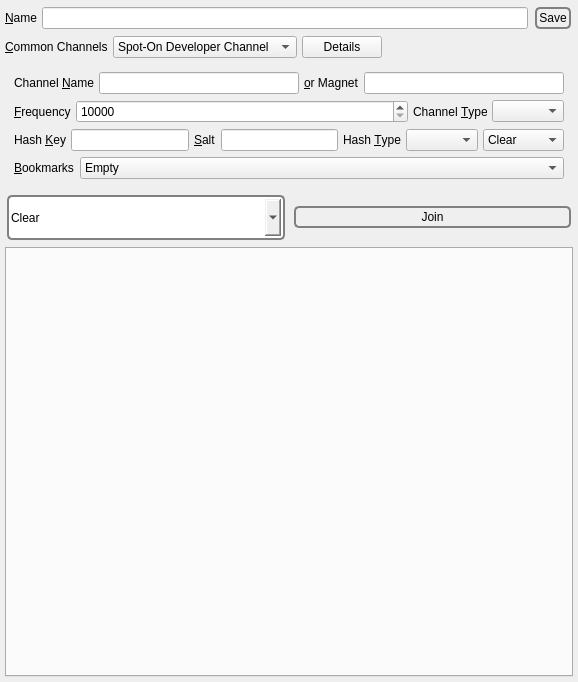
          <widget class="QWidget" name="scrollAreaWidgetContents_5">
           <property name="geometry">
            <rect>
             <x>0</x>
             <y>0</y>
             <width>578</width>
             <height>682</height>
            </rect>
           </property>
           <layout class="QVBoxLayout" name="verticalLayout_54">
            <property name="spacing">
             <number>5</number>
            </property>
            <property name="leftMargin">
             <number>5</number>
            </property>
            <property name="topMargin">
             <number>5</number>
            </property>
            <property name="rightMargin">
             <number>5</number>
            </property>
            <property name="bottomMargin">
             <number>5</number>
            </property>
            <item>
             <layout class="QHBoxLayout" name="horizontalLayout_41">
              <property name="spacing">
               <number>5</number>
              </property>
              <item>
               <widget class="QLabel" name="label_32">
                <property name="text">
                 <string>&amp;Name</string>
                </property>
                <property name="buddy">
                 <cstring>buzzName</cstring>
                </property>
               </widget>
              </item>
              <item>
               <widget class="QLineEdit" name="buzzName">
                <property name="text">
                 <string/>
                </property>
               </widget>
              </item>
              <item>
               <widget class="QPushButton" name="saveBuzzName">
                <property name="styleSheet">
                 <string notr="true">QPushButton {
 border: 2px solid gray;
 background-color: qlineargradient(x1: 0, y1: 0, x2: 0, y2: 1,
                                   stop: 0 #E0E0E0, stop: 1 #FFFFFF);
 border-radius: 5px;
 margin: 2px;
 padding: 2px;
 }

QPushButton:hover { 
background-color: qlineargradient(x1: 0, y1: 0, x2: 0, y2: 1,
                                   stop: 0 rgb(254,229,172), stop: 1 #FFFFFF);
background-position: top center; } 

QPushButton:pressed {
     background-color: darkgrey;
     border-style: inset;
 }</string>
                </property>
                <property name="text">
                 <string>Save</string>
                </property>
                <property name="icon">
                 <iconset>
                  <normaloff>:/nuvola/ok.png</normaloff>:/nuvola/ok.png</iconset>
                </property>
               </widget>
              </item>
             </layout>
            </item>
            <item>
             <layout class="QHBoxLayout" name="horizontalLayout_34">
              <property name="spacing">
               <number>5</number>
              </property>
              <item>
               <widget class="QLabel" name="label_82">
                <property name="text">
                 <string>&amp;Common Channels</string>
                </property>
                <property name="buddy">
                 <cstring>commonBuzzChannels</cstring>
                </property>
               </widget>
              </item>
              <item>
               <widget class="QComboBox" name="commonBuzzChannels">
                <property name="sizeAdjustPolicy">
                 <enum>QComboBox::AdjustToContents</enum>
                </property>
                <item>
                 <property name="text">
                  <string notr="true">Spot-On Developer Channel</string>
                 </property>
                </item>
               </widget>
              </item>
              <item>
               <widget class="QPushButton" name="buzz_details">
                <property name="text">
                 <string>Details</string>
                </property>
                <property name="checkable">
                 <bool>true</bool>
                </property>
               </widget>
              </item>
              <item>
               <spacer name="horizontalSpacer_64">
                <property name="orientation">
                 <enum>Qt::Horizontal</enum>
                </property>
                <property name="sizeHint" stdset="0">
                 <size>
                  <width>40</width>
                  <height>20</height>
                 </size>
                </property>
               </spacer>
              </item>
             </layout>
            </item>
            <item>
             <widget class="QFrame" name="buzz_frame">
              <layout class="QVBoxLayout" name="verticalLayout_7">
               <item>
                <layout class="QHBoxLayout" name="horizontalLayout_33">
                 <property name="spacing">
                  <number>5</number>
                 </property>
                 <item>
                  <widget class="QLabel" name="label_33">
                   <property name="text">
                    <string>Channel &amp;Name</string>
                   </property>
                   <property name="buddy">
                    <cstring>channel</cstring>
                   </property>
                  </widget>
                 </item>
                 <item>
                  <widget class="QLineEdit" name="channel"/>
                 </item>
                 <item>
                  <widget class="QLabel" name="label_72">
                   <property name="text">
                    <string>&amp;or Magnet</string>
                   </property>
                   <property name="buddy">
                    <cstring>demagnetize</cstring>
                   </property>
                  </widget>
                 </item>
                 <item>
                  <widget class="QLineEdit" name="demagnetize">
                   <property name="toolTip">
                    <string>Demagnetize the link.</string>
                   </property>
                  </widget>
                 </item>
                </layout>
               </item>
               <item>
                <layout class="QHBoxLayout" name="horizontalLayout_40">
                 <property name="spacing">
                  <number>5</number>
                 </property>
                 <item>
                  <widget class="QLabel" name="label_44">
                   <property name="text">
                    <string>&amp;Frequency</string>
                   </property>
                   <property name="buddy">
                    <cstring>buzzIterationCount</cstring>
                   </property>
                  </widget>
                 </item>
                 <item>
                  <widget class="QSpinBox" name="buzzIterationCount">
                   <property name="sizePolicy">
                    <sizepolicy hsizetype="Expanding" vsizetype="Fixed">
                     <horstretch>0</horstretch>
                     <verstretch>0</verstretch>
                    </sizepolicy>
                   </property>
                   <property name="minimum">
                    <number>10000</number>
                   </property>
                   <property name="maximum">
                    <number>999999999</number>
                   </property>
                  </widget>
                 </item>
                 <item>
                  <widget class="QLabel" name="label_36">
                   <property name="text">
                    <string>Channel &amp;Type</string>
                   </property>
                   <property name="buddy">
                    <cstring>channelType</cstring>
                   </property>
                  </widget>
                 </item>
                 <item>
                  <widget class="QComboBox" name="channelType">
                   <property name="sizeAdjustPolicy">
                    <enum>QComboBox::AdjustToContents</enum>
                   </property>
                  </widget>
                 </item>
                </layout>
               </item>
               <item>
                <layout class="QHBoxLayout" name="horizontalLayout_61">
                 <property name="spacing">
                  <number>5</number>
                 </property>
                 <item>
                  <widget class="QLabel" name="label_61">
                   <property name="text">
                    <string>Hash &amp;Key</string>
                   </property>
                   <property name="buddy">
                    <cstring>buzzHashKey</cstring>
                   </property>
                  </widget>
                 </item>
                 <item>
                  <widget class="QLineEdit" name="buzzHashKey"/>
                 </item>
                 <item>
                  <widget class="QLabel" name="label_37">
                   <property name="text">
                    <string>&amp;Salt</string>
                   </property>
                   <property name="buddy">
                    <cstring>channelSalt</cstring>
                   </property>
                  </widget>
                 </item>
                 <item>
                  <widget class="QLineEdit" name="channelSalt"/>
                 </item>
                 <item>
                  <widget class="QLabel" name="label_62">
                   <property name="text">
                    <string>Hash &amp;Type</string>
                   </property>
                   <property name="buddy">
                    <cstring>buzzHashType</cstring>
                   </property>
                  </widget>
                 </item>
                 <item>
                  <widget class="QComboBox" name="buzzHashType">
                   <property name="sizeAdjustPolicy">
                    <enum>QComboBox::AdjustToContents</enum>
                   </property>
                  </widget>
                 </item>
                 <item>
                  <widget class="QComboBox" name="buzzActions">
                   <property name="styleSheet">
                    <string notr="true"/>
                   </property>
                   <property name="sizeAdjustPolicy">
                    <enum>QComboBox::AdjustToContents</enum>
                   </property>
                   <item>
                    <property name="text">
                     <string>Clear</string>
                    </property>
                   </item>
                   <item>
                    <property name="text">
                     <string>Generate</string>
                    </property>
                   </item>
                  </widget>
                 </item>
                </layout>
               </item>
               <item>
                <layout class="QHBoxLayout" name="horizontalLayout_45">
                 <property name="topMargin">
                  <number>0</number>
                 </property>
                 <item>
                  <widget class="QLabel" name="label_49">
                   <property name="text">
                    <string>&amp;Bookmarks</string>
                   </property>
                   <property name="buddy">
                    <cstring>favorites</cstring>
                   </property>
                  </widget>
                 </item>
                 <item>
                  <widget class="QComboBox" name="favorites">
                   <property name="sizePolicy">
                    <sizepolicy hsizetype="Expanding" vsizetype="Fixed">
                     <horstretch>0</horstretch>
                     <verstretch>0</verstretch>
                    </sizepolicy>
                   </property>
                   <property name="sizeAdjustPolicy">
                    <enum>QComboBox::AdjustToContents</enum>
                   </property>
                   <item>
                    <property name="text">
                     <string notr="true">Empty</string>
                    </property>
                   </item>
                  </widget>
                 </item>
                </layout>
               </item>
              </layout>
             </widget>
            </item>
            <item>
             <layout class="QHBoxLayout" name="horizontalLayout_28">
              <property name="topMargin">
               <number>0</number>
              </property>
              <item>
               <widget class="QComboBox" name="buzzTools">
                <property name="minimumSize">
                 <size>
                  <width>0</width>
                  <height>49</height>
                 </size>
                </property>
                <property name="styleSheet">
                 <string notr="true">QComboBox#buzzTools {
 border: 2px solid gray;
 background-color: qlineargradient(x1: 0, y1: 0, x2: 0, y2: 1,
                                   stop: 0 #E0E0E0, stop: 1 #FFFFFF);
 border-radius: 5px;
 margin: 2px;
 padding: 2px;
 
 }


QComboBox#buzzTools:hover { 
background-color: qlineargradient(x1: 0, y1: 0, x2: 0, y2: 1,
                                   stop: 0 rgb(254,229,172), stop: 1 #FFFFFF);
background-position: top center; } </string>
                </property>
                <property name="sizeAdjustPolicy">
                 <enum>QComboBox::AdjustToContents</enum>
                </property>
                <item>
                 <property name="text">
                  <string>Clear</string>
                 </property>
                </item>
                <item>
                 <property name="text">
                  <string>Demagnetize</string>
                 </property>
                </item>
                <item>
                 <property name="text">
                  <string>Magnetize</string>
                 </property>
                </item>
                <item>
                 <property name="text">
                  <string>Remove</string>
                 </property>
                </item>
                <item>
                 <property name="text">
                  <string>Remove All</string>
                 </property>
                </item>
               </widget>
              </item>
              <item>
               <widget class="QPushButton" name="join">
                <property name="styleSheet">
                 <string notr="true">QPushButton {
 border: 2px solid gray;
 background-color: qlineargradient(x1: 0, y1: 0, x2: 0, y2: 1,
                                   stop: 0 #E0E0E0, stop: 1 #FFFFFF);
 border-radius: 5px;
 margin: 2px;
 padding: 2px;
 }


QPushButton:hover { 
background-color: qlineargradient(x1: 0, y1: 0, x2: 0, y2: 1,
                                   stop: 0 rgb(254,229,172), stop: 1 #FFFFFF);
background-position: top center; }

QPushButton:pressed {
     background-color: darkgrey;
     border-style: inset;
 } </string>
                </property>
                <property name="text">
                 <string>Join</string>
                </property>
                <property name="icon">
                 <iconset>
                  <normaloff>:/nuvola/add.png</normaloff>:/nuvola/add.png</iconset>
                </property>
                <property name="iconSize">
                 <size>
                  <width>40</width>
                  <height>40</height>
                 </size>
                </property>
               </widget>
              </item>
             </layout>
            </item>
            <item>
             <widget class="spoton_tabwidget" name="buzzTab">
              <property name="currentIndex">
               <number>-1</number>
              </property>
              <property name="tabsClosable">
               <bool>true</bool>
              </property>
             </widget>
            </item>
           </layout>
          </widget>
